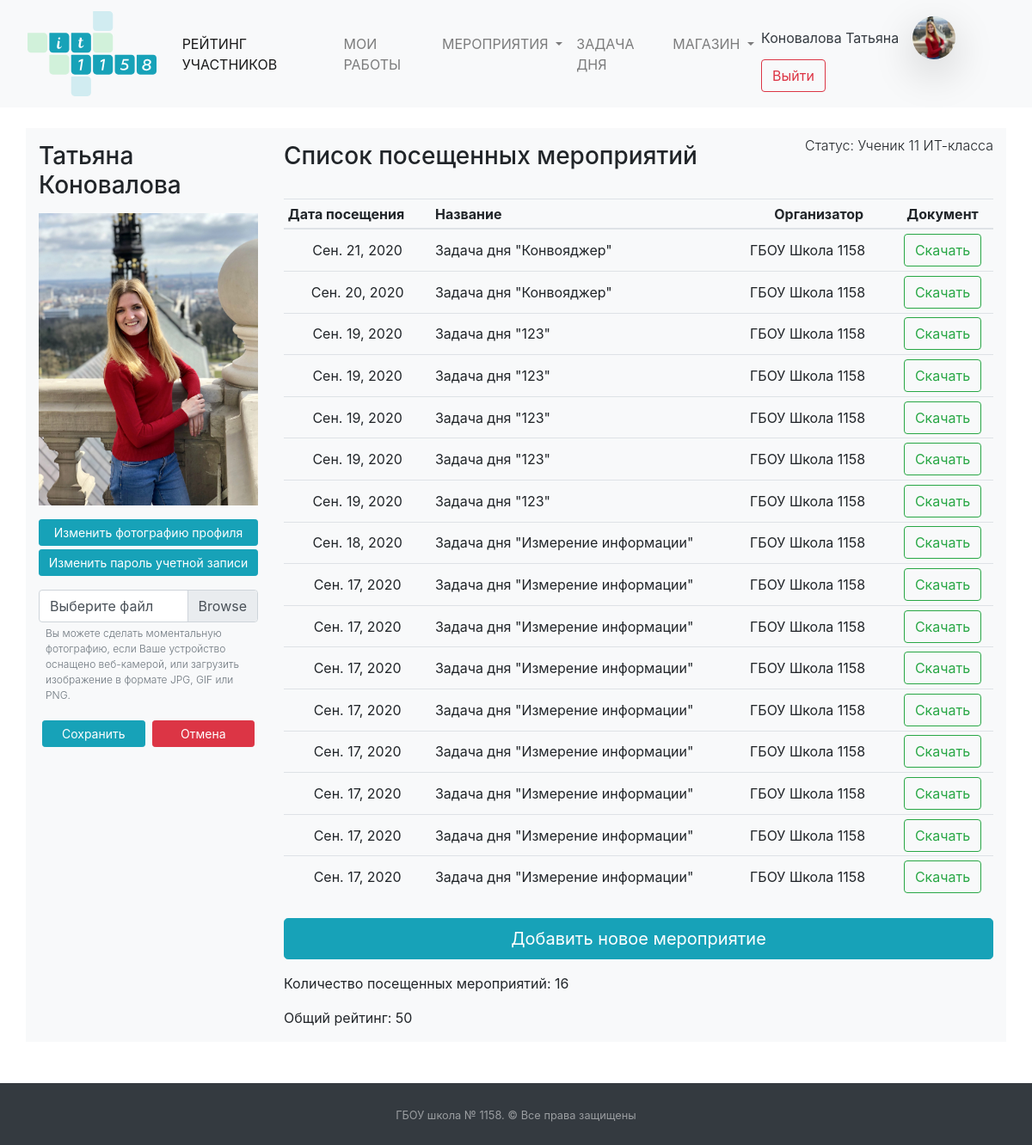
Page /statistic/pupil/24/img-change/ (signed in) on the earlier database version.
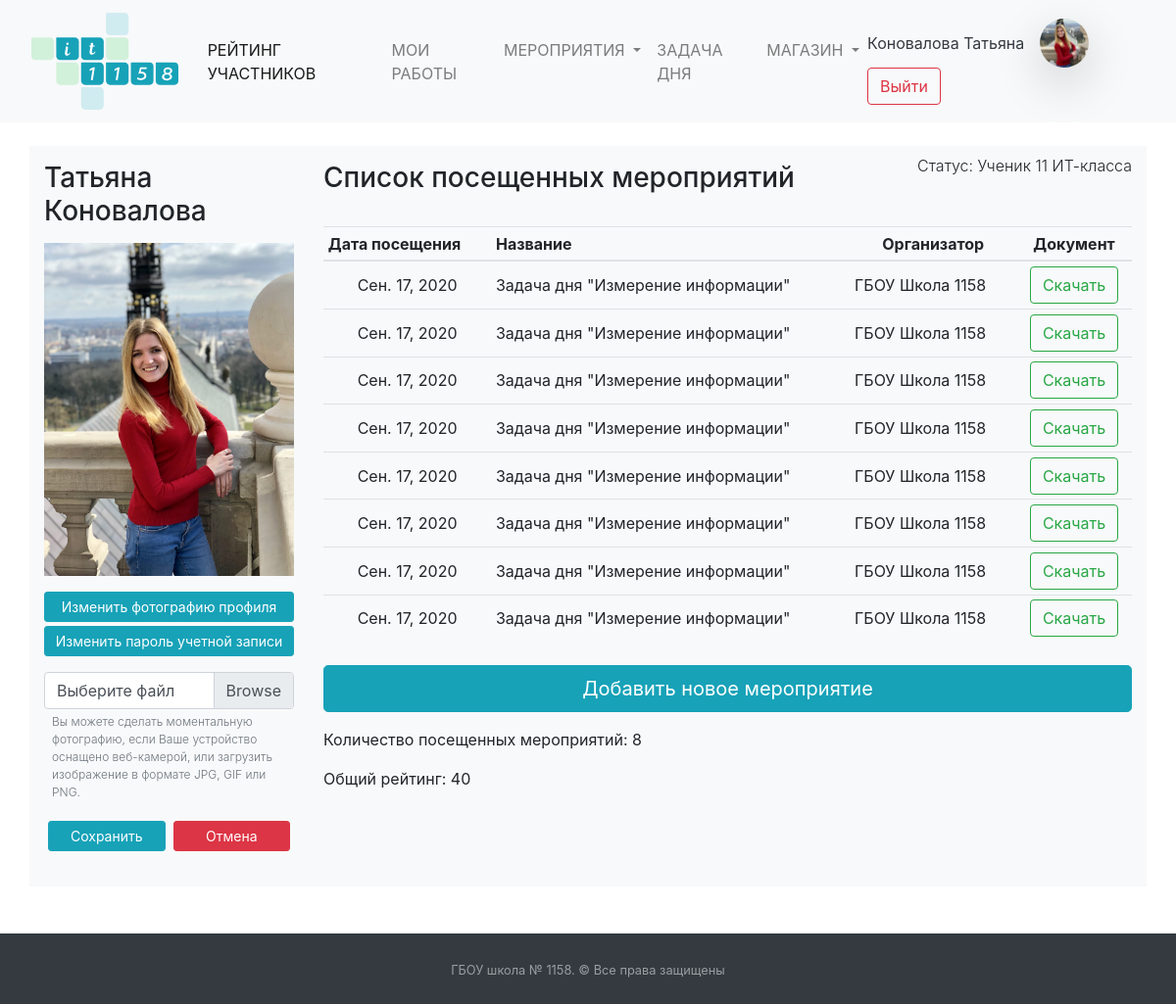
Same page on the later database version.
### mainapp/models.py (models this page shows, shortened)
class Events(models.Model):
    date = models.DateField("Дата посещения")
    name = models.CharField("Название мероприятия", max_length=200)
    organization = models.CharField("Название организации", max_length=300)
    events = models.ForeignKey(Puples, verbose_name="Мероприятия", on_delete=models.SET_NULL, null=True)
    check = models.BooleanField(default=False)
    event_rate = models.IntegerField(default=0)
    verification_file = models.FileField(upload_to="verification_files/", null=True, verbose_name="Файл")
    class Meta:
        verbose_name = "Мероприятия"
        verbose_name_plural = "Мероприятия"

class Puples(models.Model):
    STATUS_CHOICES = (
        ('ST10', 'Ученик 10 ИТ-класса'),
        ('ST11', 'Ученик 11 ИТ-класса'),
        ('APP', 'Кандидат в ИТ-класс'),
        ('TEACH', 'Учитель')
    )
    PROGRESS_CHOICES = (
        (0, '0'),
        (25, '25'),
        (50, '50'),
        (75, '75'),
        (100, '100'),
    )
    name = models.CharField("Имя", null=True, max_length=50)
    surname = models.CharField("Фамилия", null=True, max_length=100)
    rate = models.PositiveIntegerField("Рейтинг ученика", default=0)
    image = models.ImageField("Фотография профиля", blank=True, upload_to="puples_photo",
                              default="puples_photo/user-2.png")
    user = models.OneToOneField(User, on_delete=models.CASCADE, null=True, default='',
                                verbose_name="Связь с таблицей пользователей")
    status = models.CharField("Статуc", choices=STATUS_CHOICES, default='ST10', max_length=30)
    applicant_first_result = models.FloatField("Результат первого этапа", blank=True, default=0)
    applicant_progress = models.IntegerField(verbose_name="Прогресс", choices=PROGRESS_CHOICES, default=0, blank=True)
    email = models.EmailField(verbose_name="Email", default="")
    phone = models.CharField(max_length=12, verbose_name="Телефон", default="")
    class Meta:
        verbose_name = "Пользователи"
        verbose_name_plural = "Пользователи"

### mainapp/views.py (the view, shortened to what this page needs)
# urls.py: path('<int:pk>/img-change/', views.ImgChangeView.as_view(), name='img_change'),
class ImgChangeView(HeaderNotificationsCounter, LoginRequiredMixin, DetailView):
    model = Puples
    pk_url_kwarg = "pk"
    template_name = "img_change.html"
    login_url = '/login/'
    def get_context_data(self, **kwargs):
        context = super().get_context_data(**kwargs)
        context['events_count'] = Events.objects.filter(events__pk=self.kwargs['pk'], check=True).count()
        context['allevents'] = Events.objects.filter(events__pk=self.kwargs['pk']).order_by('-date')
        if Puples.objects.get(pk=self.kwargs["pk"]).status == "APP":
            context['app'] = ApplicantAction.objects.get(action_app=self.kwargs['pk'])
        else:
            context['app'] = 1
        return context
    def get(self, request, pk):
        if request.user.is_superuser or request.user.puples.pk == pk:
            return super().get(request, pk)
        return HttpResponseForbidden()

### mainapp/addons_python/views_addons_classes.py (called while the page is built)
    def get_context_data(self, *, object_list=None, **kwargs):
        context = super().get_context_data(**kwargs)
        context['events_new'] = Events.objects.filter(check=False).count()
        context['applicants_count'] = Puples.objects.filter(
            status="APP").count()
        return context

### templates/img_change.html (shortened to what the changed rows need)
{% extends "base.html" %}
{% block main %}
    {% load static %}
    <div class="container-xl my-4 bg-light">
        <div class="row">
            <div class="col col-xl-3 col-lg-3 col-md-3 col-sm-12">
                <h3 class="my-3">
                    {{ puples.name }} {{ puples.surname }}
                </h3>
                <img src="{{ puples.image.url }}" class="img-fluid">
                <div class="row no-gutters py-3">
                    <div class="col-12"></div>
                    <div class="col-12 pt-1"></div>
                    <div class="col-12 py-3">
                    </div>
                </div>
            </div>
            <div class="col">
                <div class="row">
                    <h3 class="pt-3 col-12 col-lg-8">
                        {% if puples.status == "ST10" or puples.status == "ST11" %}Список посещенных
                            мероприятий{% else %}Вступительные испытания{% endif %}
                    </h3>
                    <p class="font-weight-light text-right mt-2 col">Статус: {{ puples.get_status_display }}</p>
                </div>
                {% if puples.status != "APP" %}
                    <table class="table table-sm text-center my-4">
                        <thead class="thead text-center">
                        <tr>
                            <th class="text-left">Дата посещения</th>
                            <th class="text-left">Название</th>
                            <th>Организатор</th>
                            <th>Документ</th>
                        </tr>
                        </thead>
                        {% for event in allevents %}
                            <tr {% if event.check is False %} class="alert-warning" {% endif %}>
                                <td class="align-middle">{{ event.date }}
                                </td>
                                <td class="text-left align-middle">{{ event.name }}</td>
                                <td class="text-left align-middle">{{ event.organization }}</td>
                                <td class="text-center align-middle">
                                    <form method="post" action="{% url 'verification_file_download' %}">
                                        <button type="submit" class="btn btn-outline-success">Скачать</button>
                                    </form>
                                </td>
                            </tr>
                        {% endfor %}
                    </table>
                    <a class="btn btn-info btn-lg btn-block" href="add_events" role="button">Добавить новое
                        мероприятие</a>
                    <p class="my-3">Количество посещенных мероприятий: {{ events_count }} </p>
                    <p class="my-3">Общий рейтинг: {{ puples.rate }}</p>
                {% endif %}
            </div>
        </div>
    </div>
{% endblock %}

Differences in the rows shown:
removed Events: date "Сен. 21, 2020", name "Задача дня \"Конвояджер\"", organization "ГБОУ Школа 1158"
removed Events: date "Сен. 20, 2020", name "Задача дня \"Конвояджер\"", organization "ГБОУ Школа 1158"
no longer on this page (row edited): Events: date "Сен. 19, 2020", name "Задача дня \"123\"", organization "ГБОУ Школа 1158"
no longer on this page (row edited): Events: date "Сен. 19, 2020", name "Задача дня \"123\"", organization "ГБОУ Школа 1158"
no longer on this page (row edited): Events: date "Сен. 19, 2020", name "Задача дня \"123\"", organization "ГБОУ Школа 1158"
removed Events: date "Сен. 19, 2020", name "Задача дня \"123\"", organization "ГБОУ Школа 1158"
removed Events: date "Сен. 19, 2020", name "Задача дня \"123\"", organization "ГБОУ Школа 1158"
no longer on this page (row edited): Events: date "Сен. 18, 2020", name "Задача дня \"Измерение информации\"", organization "ГБОУ Школа 1158"
changed Puples "Татьяна": rate "50" → "40"
Other differences:
{{ events_count }}: "16" → "8"
